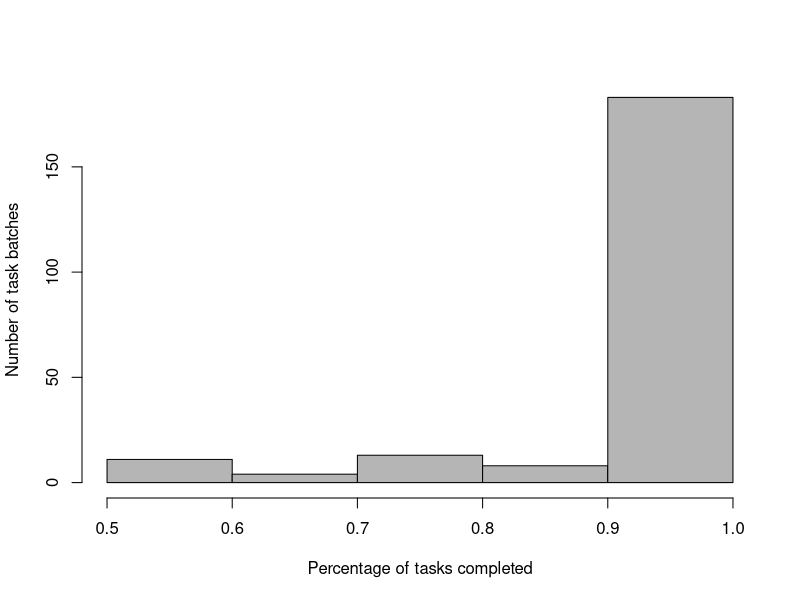

R code for this plot:
cancel <- read.csv("cancelrates.csv")

cancel$percent = cancel$actual / cancel$total

hist(cancel$percent, breaks=5, col='gray71',
     xlab = "Percentage of tasks completed",
     ylab = "Number of task batches",
     main="")